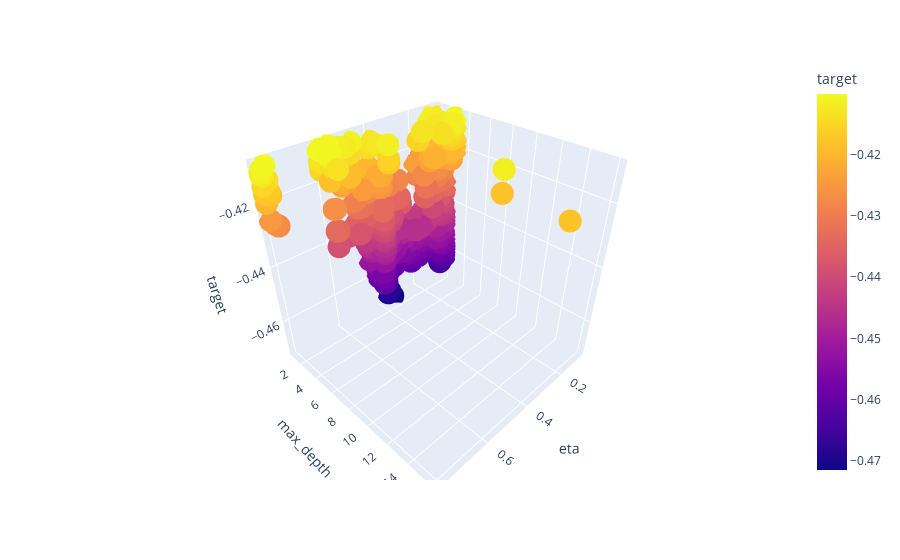

The notebook cell this image was saved under:
### Code cell
px.scatter_3d(df2, x = "eta", y = "max_depth", z = "target", color = "target")

### Figure 1 — Plotly figure (JSON) as saved in the notebook; plotly's stock layout.template omitted (floating-point values rounded to 4 significant figures; data arrays with more than 128 entries replaced by an {"elided": "..."} marker saying what was removed)
{"data": [{"hovertemplate": "eta=%{x}<br>max_depth=%{y}<br>target=%{marker.color}<extra></extra>", "legendgroup": "", "marker": {"color": {"elided": "968 float values"}, "coloraxis": "coloraxis", "symbol": "circle"}, "mode": "markers", "name": "", "scene": "scene", "showlegend": false, "type": "scatter3d", "x": {"elided": "968 float values"}, "y": {"elided": "968 int values"}, "z": {"elided": "968 float values"}}], "layout": {"coloraxis": {"colorbar": {"title": {"text": "target"}}, "colorscale": [[0, "#0d0887"], [0.1111, "#46039f"], [0.2222, "#7201a8"], [0.3333, "#9c179e"], [0.4444, "#bd3786"], [0.5556, "#d8576b"], [0.6667, "#ed7953"], [0.7778, "#fb9f3a"], [0.8889, "#fdca26"], [1, "#f0f921"]]}, "legend": {"tracegroupgap": 0}, "margin": {"t": 60}, "scene": {"domain": {"x": [0, 1], "y": [0, 1]}, "xaxis": {"title": {"text": "eta"}}, "yaxis": {"title": {"text": "max_depth"}}, "zaxis": {"title": {"text": "target"}}}}}
